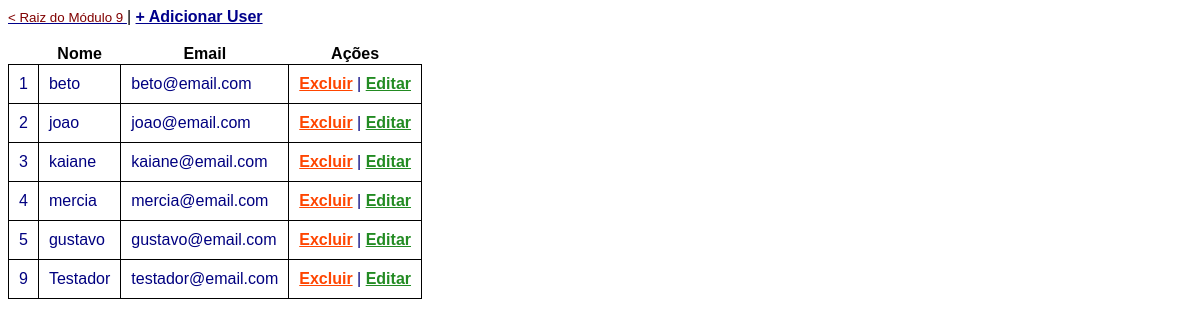
The page / on the database its author committed.
### tables this page shows
CREATE TABLE `usuarios` (
  `id` int(11) NOT NULL,
  `nome` varchar(100) NOT NULL,
  `email` varchar(100) NOT NULL,
  `senha` varchar(100) NOT NULL
);

### index.php (the view, shortened to what this page needs)
<?php
require_once 'config.php';
?>
<link rel="stylesheet" href="style.css">
<a href="../"><small>< Raiz do Módulo 9 </small></a> |
<a href="adicionar.php">+ Adicionar User</a>
<table>
    <tr>
        <th></th>
        <th>Nome</th>
        <th>Email</th>
        <th>Ações</th>
    </tr>
    <?php
    $sql = "SELECT * FROM usuarios";
    $sql = $pdo->query($sql);
    if ($sql->rowCount() > 0) {
        foreach($sql->fetchAll() as $usuario){
            echo '<tr>';
            echo '  <td>'.$usuario['id'].'</td>';
            echo '  <td>'.$usuario['nome'].'</td>';
            echo '  <td>'.$usuario['email'].'</td>';
            echo '  <td>
                        <a href="excluir.php?id='.$usuario['id'].'" class="excluir">Excluir</a>
                        |
                        <a href="editar.php?id='.$usuario['id'].'" class="editar">Editar</a>
                    </td>';
            echo '</tr>';
        }
    } else {
    }
    ?>
</table>

### style.css (style rules this page uses)
* { font-family: Arial, "Helvetica Neue", Helvetica, sans-serif; }
table { border-collapse: collapse; }
table th { font-weight: bold; }
table td { border: 1px solid #000; padding: 10px; color: navy; }
table a { font-weight: bold; }
::placeholder { color: red; opacity: 1; }
.excluir { color: orangered; }
.editar { color:forestgreen; }
a { font-weight: bold; color: darkblue; }
a small { font-weight: normal; color:maroon; }

### rows shown on the page
usuarios: id "1", nome "beto", email "beto@email.com"
usuarios: id "2", nome "joao", email "joao@email.com"
usuarios: id "3", nome "kaiane", email "kaiane@email.com"
usuarios: id "4", nome "mercia", email "mercia@email.com"
usuarios: id "5", nome "gustavo", email "gustavo@email.com"
usuarios: id "9", nome "Testador", email "testador@email.com"
